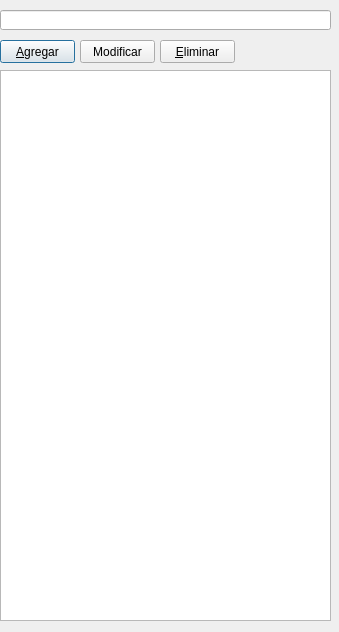
<?xml version="1.0" encoding="UTF-8"?>
<ui version="4.0">
 <class>Dialog</class>
 <widget class="QDialog" name="Dialog">
  <property name="geometry">
   <rect>
    <x>0</x>
    <y>0</y>
    <width>339</width>
    <height>632</height>
   </rect>
  </property>
  <property name="windowTitle">
   <string>Dialog</string>
  </property>
  <widget class="QLineEdit" name="txtMod">
   <property name="geometry">
    <rect>
     <x>0</x>
     <y>10</y>
     <width>331</width>
     <height>20</height>
    </rect>
   </property>
   <property name="toolTip">
    <string>Escriba el modelo matemático</string>
   </property>
   <property name="frame">
    <bool>true</bool>
   </property>
  </widget>
  <widget class="QPushButton" name="btnAgregar">
   <property name="geometry">
    <rect>
     <x>0</x>
     <y>40</y>
     <width>75</width>
     <height>23</height>
    </rect>
   </property>
   <property name="toolTip">
    <string>Agregar un modelo matemático</string>
   </property>
   <property name="text">
    <string>&amp;Agregar</string>
   </property>
  </widget>
  <widget class="QTableView" name="tableView">
   <property name="geometry">
    <rect>
     <x>0</x>
     <y>70</y>
     <width>331</width>
     <height>551</height>
    </rect>
   </property>
   <property name="maximumSize">
    <size>
     <width>16777215</width>
     <height>561</height>
    </size>
   </property>
  </widget>
  <widget class="QPushButton" name="btnModificar">
   <property name="geometry">
    <rect>
     <x>80</x>
     <y>40</y>
     <width>75</width>
     <height>23</height>
    </rect>
   </property>
   <property name="toolTip">
    <string>Modificar el modelo matemático seleccionado</string>
   </property>
   <property name="text">
    <string>Modificar</string>
   </property>
  </widget>
  <widget class="QPushButton" name="btnEliminar">
   <property name="geometry">
    <rect>
     <x>160</x>
     <y>40</y>
     <width>75</width>
     <height>23</height>
    </rect>
   </property>
   <property name="toolTip">
    <string>Eliminar el modelo matemático seleccionado</string>
   </property>
   <property name="text">
    <string>&amp;Eliminar</string>
   </property>
  </widget>
 </widget>
 <resources/>
 <connections/>
</ui>
